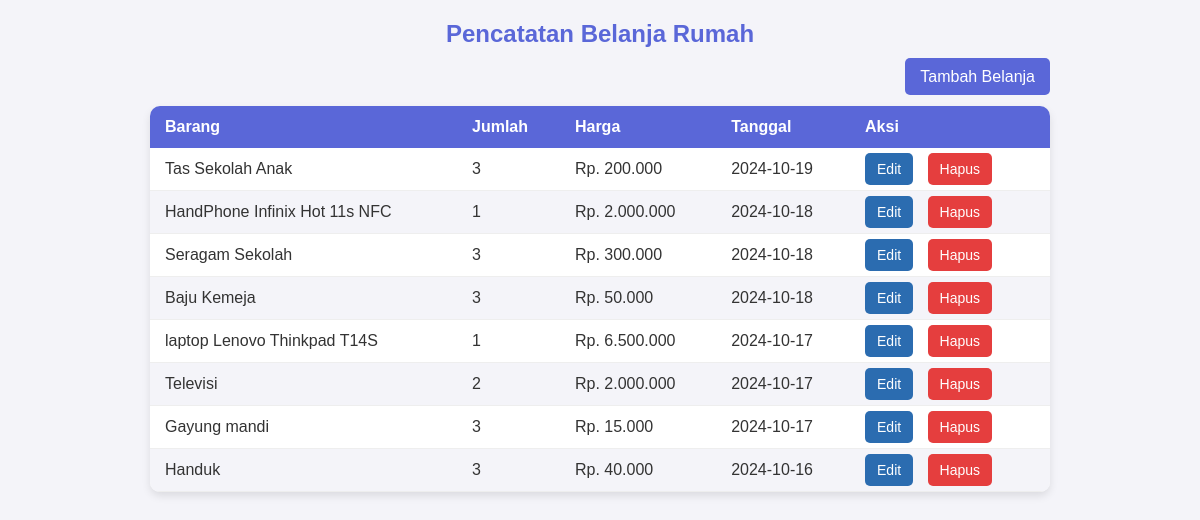
The page /halaman_utama.php on the database its author committed.
### tables this page shows
CREATE TABLE belanja (
        id INTEGER PRIMARY KEY AUTOINCREMENT,
        barang TEXT NOT NULL,
        jumlah INTEGER NOT NULL,
        harga INTEGER NOT NULL,
        tanggal TEXT NOT NULL
    );

### functions.php (called while the page is built, shortened)
<?php
function ambil_semua_belanja()
{
    $db = connect_db();
    $query = "SELECT * FROM belanja ORDER BY tanggal DESC, harga DESC";
    $result = $db->query($query);
    $belanja = [];
    while ($row = $result->fetchArray(SQLITE3_ASSOC)) {
        $belanja[] = $row;
    }
    return $belanja;
}

### halaman_utama.php (the view, shortened to what this page needs)
<?php
require_once 'functions.php';
$belanja_list = ambil_semua_belanja();
?>
<!DOCTYPE html>
<html lang="en">
<head>
</head>
<body>
    <div class="container">
        <h2>Pencatatan Belanja Rumah</h2>
        <div style="text-align: right;">
            <a href="tambah_catatan.php">Tambah Belanja</a>
        </div>
        <table>
            <thead>
                <tr>
                    <th>Barang</th>
                    <th>Jumlah</th>
                    <th>Harga</th>
                    <th>Tanggal</th>
                    <th>Aksi</th>
                </tr>
            </thead>
            <tbody>
                <?php if (empty($belanja_list)): ?>
                    <tr>
                        <td colspan="5" class="no-data">Tidak ada belanjaan yang tercatat.</td>
                    </tr>
                <?php else: ?>
                    <?php foreach ($belanja_list as $belanja): ?>
                        <tr>
                            <td><?php echo htmlspecialchars($belanja['barang']); ?></td>
                            <td><?php echo htmlspecialchars($belanja['jumlah']); ?></td>
                            <td>Rp. <?php echo number_format($belanja['harga'], 0, ',', '.'); ?></td>
                            <td><?php echo htmlspecialchars($belanja['tanggal']); ?></td>
                            <td class="actions">
                                <a href="edit_belanja.php?id=<?php echo $belanja['id']; ?>" class="edit">Edit</a>
                                <a href="delete_belanja.php?id=<?php echo $belanja['id']; ?>" class="delete" onclick="return confirm('Anda yakin ingin menghapus catatan belanja ini?');">Hapus</a>
                            </td>
                        </tr>
                    <?php endforeach; ?>
                <?php endif; ?>
            </tbody>
        </table>
    </div>
</body>
</html>

### halaman_utama.php (style rules this page uses)
* { margin: 0; padding: 0; box-sizing: border-box; }
body { font-family: Arial, sans-serif; background-color: #f4f4f9; color: #333; padding: 20px; }
h2 { text-align: center; color: #5a67d8; margin-bottom: 20px; }
.container { max-width: 900px; margin: 0 auto; }
a { text-decoration: none; color: #fff; background-color: #5a67d8; padding: 10px 15px; border-radius: 5px; transition: background-color 0.3s; }
table { width: 100%; border-collapse: collapse; margin: 20px 0; background-color: #fff; border-radius: 10px; overflow: hidden; box-shadow: 0 4px 8px rgba(0, 0, 0, 0.1); }
table thead { background-color: #5a67d8; color: #fff; }
table thead th { padding: 12px 15px; text-align: left; }
table tbody td { padding: 12px 15px; border-bottom: 1px solid #eee; }
table tbody tr:nth-child(even) { background-color: #f4f4f9; }
.actions a { margin-right: 10px; padding: 8px 12px; color: #fff; border-radius: 5px; font-size: 14px; }
.edit { background-color: #2b6cb0; }
.delete { background-color: #e53e3e; }

### rows shown on the page
belanja: barang "Tas Sekolah Anak", jumlah "3", harga "200.000", tanggal "2024-10-19"
belanja: barang "HandPhone Infinix Hot 11s NFC", jumlah "1", harga "2.000.000", tanggal "2024-10-18"
belanja: barang "Seragam Sekolah", jumlah "3", harga "300.000", tanggal "2024-10-18"
belanja: barang "Baju Kemeja", jumlah "3", harga "50.000", tanggal "2024-10-18"
belanja: barang "laptop Lenovo Thinkpad T14S", jumlah "1", harga "6.500.000", tanggal "2024-10-17"
belanja: barang "Televisi", jumlah "2", harga "2.000.000", tanggal "2024-10-17"
belanja: barang "Gayung mandi", jumlah "3", harga "15.000", tanggal "2024-10-17"
belanja: barang "Handuk", jumlah "3", harga "40.000", tanggal "2024-10-16"
